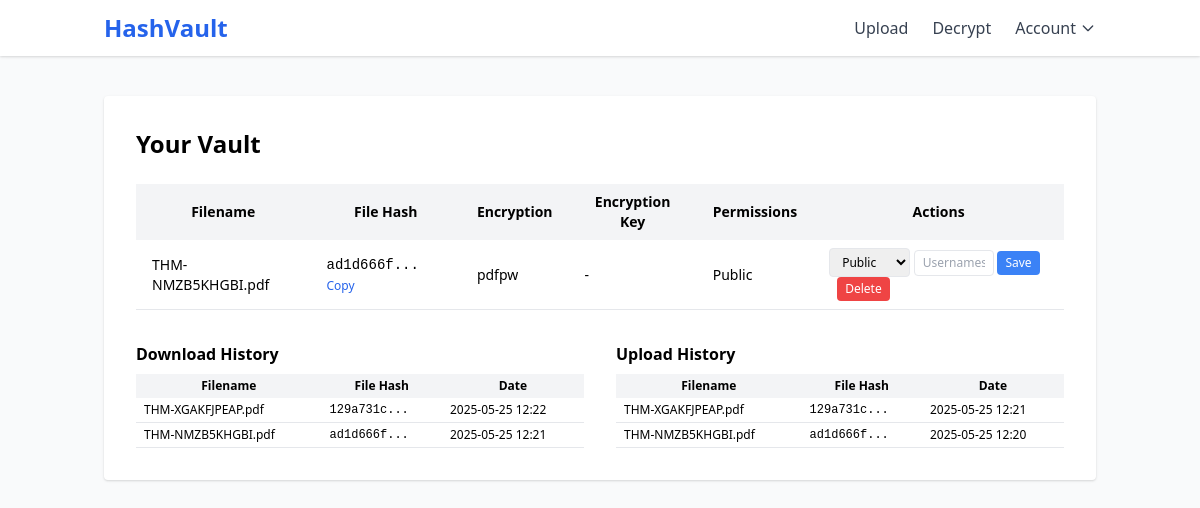
The page /dashboard (signed in) on the database its author committed.
### app/models.py (models this page shows)
class File(db.Model):
    id = db.Column(db.Integer, primary_key=True)
    filename = db.Column(db.String(256), nullable=False)
    file_hash = db.Column(db.String(64), unique=True, nullable=False)
    file_size = db.Column(db.Integer, nullable=False)
    file_type = db.Column(db.String(32), nullable=False)
    encryption_method = db.Column(db.String(32))
    encryption_key = db.Column(db.String(128))
    uploader_id = db.Column(db.Integer, db.ForeignKey('user.id'), nullable=False)
    uploaded_at = db.Column(db.DateTime, default=datetime.utcnow)
    permissions = db.relationship('Permission', backref='file', lazy=True, cascade="all, delete-orphan")

class History(db.Model):
    id = db.Column(db.Integer, primary_key=True)
    user_id = db.Column(db.Integer, db.ForeignKey('user.id'), nullable=False)
    file_id = db.Column(db.Integer, db.ForeignKey('file.id'))
    action = db.Column(db.String(16), nullable=False)  # 'upload', 'download', etc.
    timestamp = db.Column(db.DateTime, default=datetime.utcnow)
    file_hash = db.Column(db.String(64))
    filename = db.Column(db.String(256))

### app/main/routes.py (the view)
@main_bp.route('/dashboard')
@login_required
def dashboard():
    files = File.query.filter_by(uploader_id=current_user.id).all()
    download_history = History.query.filter_by(user_id=current_user.id, action='download').order_by(History.timestamp.desc()).all()
    upload_history = History.query.filter_by(user_id=current_user.id, action='upload').order_by(History.timestamp.desc()).all()
    return render_template('main/dashboard.html', files=files, download_history=download_history, upload_history=upload_history)

### app/auth/routes.py (called while the page is built)
@login_manager.user_loader
def load_user(user_id):
    return User.query.get(int(user_id))

### templates/main/dashboard.html (shortened to what this page needs)
{% extends 'base.html' %}
{% block content %}
<div class="max-w-5xl mx-auto bg-white p-8 rounded shadow">
    <h2 class="text-2xl font-bold mb-6">Your Vault</h2>
    <div class="overflow-x-auto mb-8">
        <table class="min-w-full text-sm">
            <thead>
                <tr class="bg-gray-100">
                    <th class="px-4 py-2">Filename</th>
                    <th class="px-4 py-2">File Hash</th>
                    <th class="px-4 py-2">Encryption</th>
                    <th class="px-4 py-2">Encryption Key</th>
                    <th class="px-4 py-2">Permissions</th>
                    <th class="px-4 py-2">Actions</th>
                </tr>
            </thead>
            <tbody>
                {% for file in files %}
                <tr class="border-b">
                    <td class="px-4 py-2">{{ file.filename }}</td>
                    <td class="px-4 py-2">
                        <span class="font-mono">{{ file.file_hash[:8] }}... </span>
                        <button onclick="navigator.clipboard.writeText('{{ file.file_hash }}')" class="text-blue-600 hover:underline text-xs">Copy</button>
                    </td>
                    <td class="px-4 py-2">{{ file.encryption_method or 'None' }}</td>
                    <td class="px-4 py-2">
                        {% if file.encryption_key %}
                        <button onclick="showKeyModal('{{ file.file_hash }}')" class="bg-gray-200 px-2 py-1 rounded hover:bg-gray-300">View Key</button>
                        {% else %}-{% endif %}
                    </td>
                    <td class="px-4 py-2">
                        {% set perm = file.permissions[0] %}
                        {% if perm.permission_type == 'public' %}Public{% elif perm.permission_type == 'private' %}Private{% else %}{{ perm.specific_users }}{% endif %}
                    </td>
                    <td class="px-4 py-2 space-x-2">
                        <form method="POST" action="{{ url_for('files.edit_permissions', file_hash=file.file_hash) }}" class="inline">
                            <select name="permission" class="border rounded px-2 py-1 text-xs">
                                <option value="public" {% if perm.permission_type == 'public' %}selected{% endif %}>Public</option>
                            </select>
                            <input type="text" name="specific_users" value="{{ perm.specific_users or '' }}" placeholder="Usernames" class="border rounded px-2 py-1 text-xs" style="width: 80px;">
                            <button type="submit" class="bg-blue-500 text-white px-2 py-1 rounded hover:bg-blue-600 text-xs">Save</button>
                        </form>
                        <form method="POST" action="{{ url_for('files.delete_file', file_hash=file.file_hash) }}" class="inline">
                            <button type="submit" class="bg-red-500 text-white px-2 py-1 rounded hover:bg-red-600 text-xs">Delete</button>
                        </form>
                    </td>
                </tr>
                {% endfor %}
            </tbody>
        </table>
    </div>
    <div class="grid grid-cols-1 md:grid-cols-2 gap-8">
        <div>
            <h3 class="font-semibold mb-2">Download History</h3>
            <table class="min-w-full text-xs">
                <thead><tr class="bg-gray-100"><th class="px-2 py-1">Filename</th><th class="px-2 py-1">File Hash</th><th class="px-2 py-1">Date</th></tr></thead>
                <tbody>
                {% for h in download_history %}
                <tr class="border-b"><td class="px-2 py-1">{{ h.filename }}</td><td class="px-2 py-1 font-mono">{{ h.file_hash[:8] }}...</td><td class="px-2 py-1">{{ h.timestamp.strftime('%Y-%m-%d %H:%M') }}</td></tr>
                {% endfor %}
                </tbody>
            </table>
        </div>
        <div>
            <h3 class="font-semibold mb-2">Upload History</h3>
            <table class="min-w-full text-xs">
                <thead><tr class="bg-gray-100"><th class="px-2 py-1">Filename</th><th class="px-2 py-1">File Hash</th><th class="px-2 py-1">Date</th></tr></thead>
                <tbody>
                {% for h in upload_history %}
                <tr class="border-b"><td class="px-2 py-1">{{ h.filename }}</td><td class="px-2 py-1 font-mono">{{ h.file_hash[:8] }}...</td><td class="px-2 py-1">{{ h.timestamp.strftime('%Y-%m-%d %H:%M') }}</td></tr>
                {% endfor %}
                </tbody>
            </table>
        </div>
    </div>
</div>
{% endblock %}

### templates/base.html (shortened to what this page needs)
<!DOCTYPE html>
<html lang="en">
  <head>
    <link
      href="https://cdn.jsdelivr.net/npm/tailwindcss@2.2.19/dist/tailwind.min.css"
      rel="stylesheet"
    />
  </head>
  <body class="bg-gray-50 min-h-screen">
    <nav class="bg-white shadow fixed w-full z-10 top-0">
      <div
        class="container mx-auto px-4 py-3 flex justify-between items-center"
      >
        <a
          href="{{ url_for('main.search') }}"
          class="text-2xl font-bold text-blue-600"
          >HashVault</a
        >
        <div class="flex items-center space-x-6">
          <a
            href="{{ url_for('files.upload') }}"
            class="text-gray-700 hover:text-blue-600"
            >Upload</a
          >
          <a
            href="{{ url_for('files.decrypt_file_page') }}"
            class="text-gray-700 hover:text-blue-600"
            >Decrypt</a
          >
          <div x-data="{ open: false }" class="relative">
            <button
              @click="open = !open"
              class="flex items-center text-gray-700 hover:text-blue-600 focus:outline-none"
            >
              Account
              <svg
                class="ml-1 w-4 h-4"
                fill="none"
                stroke="currentColor"
                viewBox="0 0 24 24"
              >
                <path
                  stroke-linecap="round"
                  stroke-linejoin="round"
                  stroke-width="2"
                  d="M19 9l-7 7-7-7"
                />
              </svg>
            </button>
          </div>
        </div>
      </div>
    </nav>
    <div class="pt-24 container mx-auto px-4">
       {% block content %}{% endblock %}
    </div>
  </body>
</html>

### rows shown on the page
File: filename "THM-NMZB5KHGBI.pdf", file_hash "ad1d666f", encryption_method "pdfpw"
History: filename "THM-XGAKFJPEAP.pdf", file_hash "129a731c", timestamp "2025-05-25 12:22"
History: filename "THM-NMZB5KHGBI.pdf", file_hash "ad1d666f", timestamp "2025-05-25 12:21"
History: filename "THM-XGAKFJPEAP.pdf", file_hash "129a731c", timestamp "2025-05-25 12:21"
History: filename "THM-NMZB5KHGBI.pdf", file_hash "ad1d666f", timestamp "2025-05-25 12:20"
